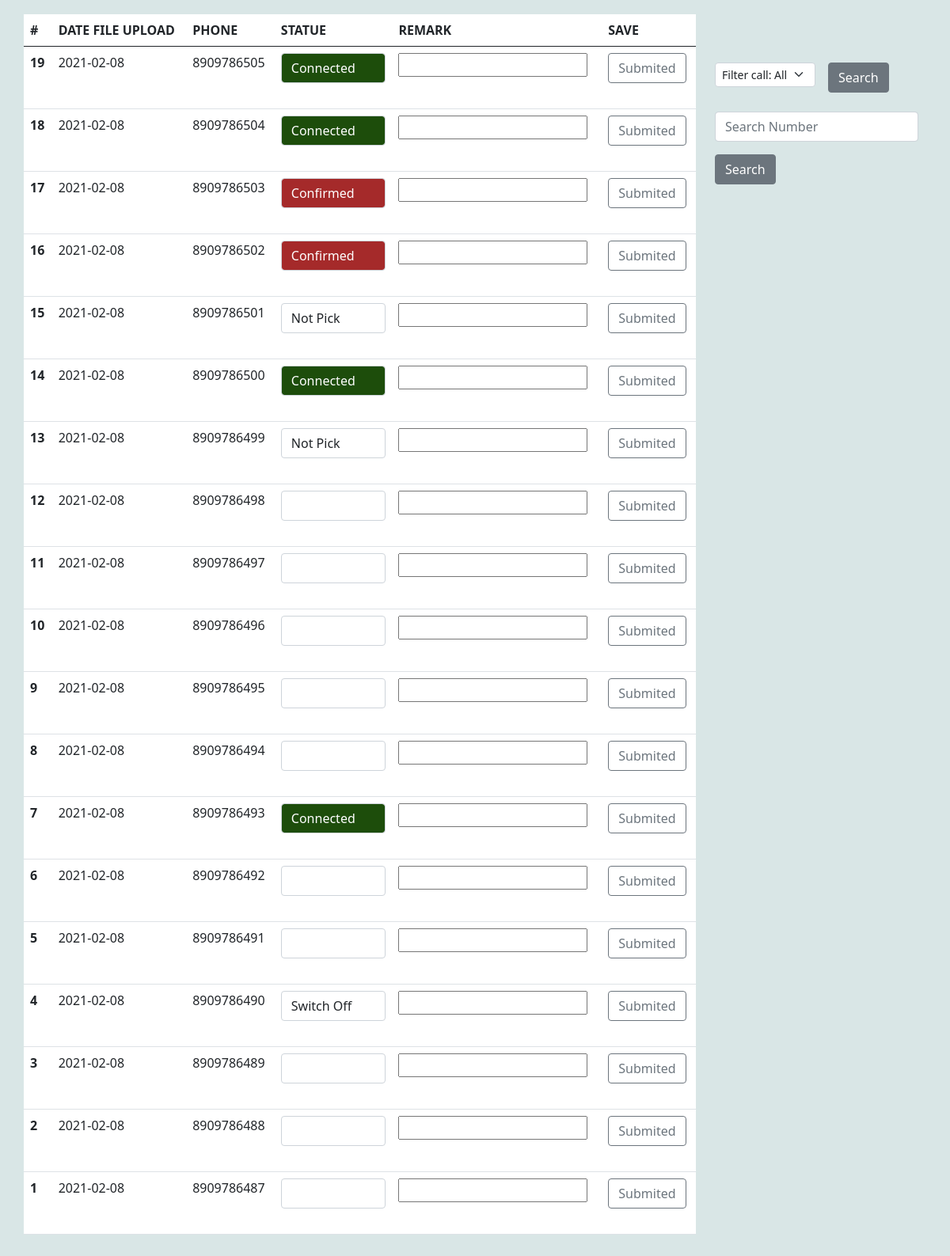
The app's page /missed/ with its own data.
### fullsite/models.py (models this page shows, shortened)
class detail(models.Model):
    C_id=models.AutoField(primary_key=True)
    phone=models.CharField(max_length=20,default="")
    date=models.CharField(max_length=20,default="")
    status=models.CharField(max_length=20,default="")
    remark=models.CharField(max_length=50,default="")

### fullsite/views.py (the view)
# urls.py: path('missed/',views.missed,name="missed"),
def missed(request):
    all_details=detail.objects.all()
    new_lst = all_details[::-1]
    return render(request,'fullsite/missed.html',{"all_detail":new_lst})

### fullsite/templates/fullsite/missed.html (shortened to what this page needs)
<!doctype html>
<html lang="en">
  <head>
    <link href="https://cdn.jsdelivr.net/npm/bootstrap@5.0.0-beta1/dist/css/bootstrap.min.css" rel="stylesheet">
  </head>
  <body>
      <div class="row" style="margin:1.5%;">
        <div class="col-6" style="overflow: scroll;width: 75%;height: 100vh;">
            <table class="table">
                <thead>
                  <tr>
                    <th scope="col">#</th>
                    <th scope="col">DATE FILE UPLOAD</th>
                    <th scope="col">PHONE</th>
                    <th scope="col">STATUE</th>
                    <th scope="col">REMARK</th>
                    <th scope="col">SAVE</th>
                  </tr>
                </thead>
                   <tbody>
                  {% for i in all_detail %}
                  <form action="{% url 'update' %}" method="POST">{% csrf_token %}
                    <tr>
                      <th scope="row">{{ i.C_id }}</th>
                      <td>{{ i.date }}</td><input value="{{ i.date }}" name="date" hidden>
                      <td>{{ i.phone }}</td><input value="{{ i.phone }}" name="phone" hidden><input value="{{ i.C_id }}" name="id" hidden>
                      <td>
                         <select class="form-control {{ i.status }}" name="status" required>
                          <option class="hidden"  selected disabled>{{ i.status }}</option>
                          <option>Connected</option>
                        </select><br>
                      </td>
                      <td><input value="{{ i.remark }}" name="remark"></td>
                      <td><button type="submit" class="btn btn-outline-secondary">Submited</button></td>
                    </tr>
                  </form>
                  {% endfor %}
                </tbody>
              </table>
        </div>
        <div class="col-3" style="margin-top:2%">
            <div style="margin-bottom: 5%;">
            </div>
            <form class="row g-3">
                <div class="col-auto">
                    <select class="form-select form-select-sm" aria-label=".form-select-sm example">
                        <option selected>Filter call: All</option>
                      </select>
                </div>
                  <div class="col-auto">
                    <button type="submit" class="btn btn-secondary mb-4">Search</button>
                  </div>
              </form>
              <form class="row g-3">
                <div class="col-auto">
                    <input type="password" class="form-control" id="inputPassword2" placeholder="Search Number">
                  </div>
                  <div class="col-auto">
                    <button type="submit" class="btn btn-secondary mb-4">Search</button>
                  </div>
              </form>
        </div>
      </div>
  </body>
</html>

### fullsite/templates/fullsite/missed.html (style rules this page uses)
body { background-color: rgb(217, 230, 230); }
.table { background-color: rgb(255, 255, 255); }
.Connected { background-color: rgb(29, 77, 11); color: rgb(255, 255, 255); }
.Confirmed { background-color: brown; color: rgb(255, 255, 255); }

### records on screen
detail: C_id "19", date "2021-02-08", phone "8909786505", status "Connected"
detail: C_id "18", date "2021-02-08", phone "8909786504", status "Connected"
detail: C_id "17", date "2021-02-08", phone "8909786503", status "Confirmed"
detail: C_id "16", date "2021-02-08", phone "8909786502", status "Confirmed"
detail: C_id "15", date "2021-02-08", phone "8909786501", status "Not Pick"
detail: C_id "14", date "2021-02-08", phone "8909786500", status "Connected"
detail: C_id "13", date "2021-02-08", phone "8909786499", status "Not Pick"
detail: C_id "12", date "2021-02-08", phone "8909786498"
detail: C_id "11", date "2021-02-08", phone "8909786497"
detail: C_id "10", date "2021-02-08", phone "8909786496"
detail: C_id "9", date "2021-02-08", phone "8909786495"
detail: C_id "8", date "2021-02-08", phone "8909786494"
detail: C_id "7", date "2021-02-08", phone "8909786493", status "Connected"
detail: C_id "6", date "2021-02-08", phone "8909786492"
detail: C_id "5", date "2021-02-08", phone "8909786491"
detail: C_id "4", date "2021-02-08", phone "8909786490", status "Switch Off"
detail: C_id "3", date "2021-02-08", phone "8909786489"
detail: C_id "2", date "2021-02-08", phone "8909786488"
detail: C_id "1", date "2021-02-08", phone "8909786487"
